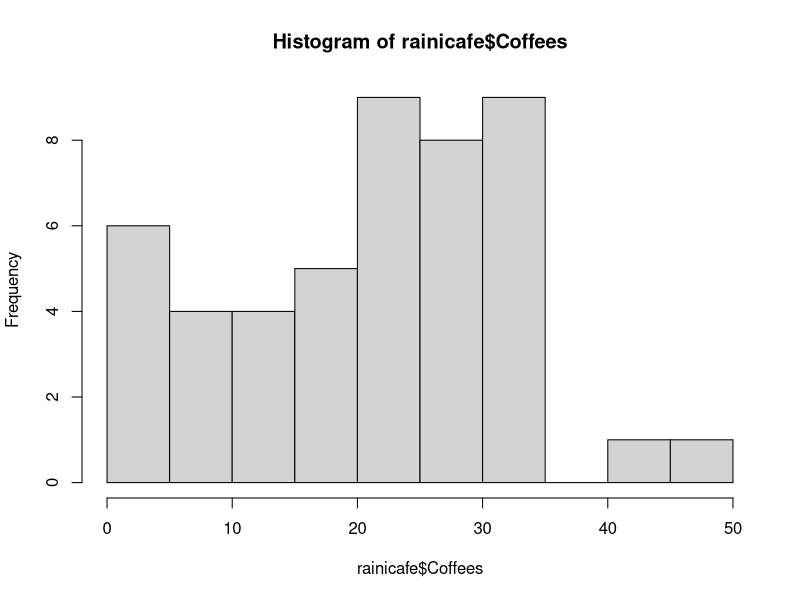
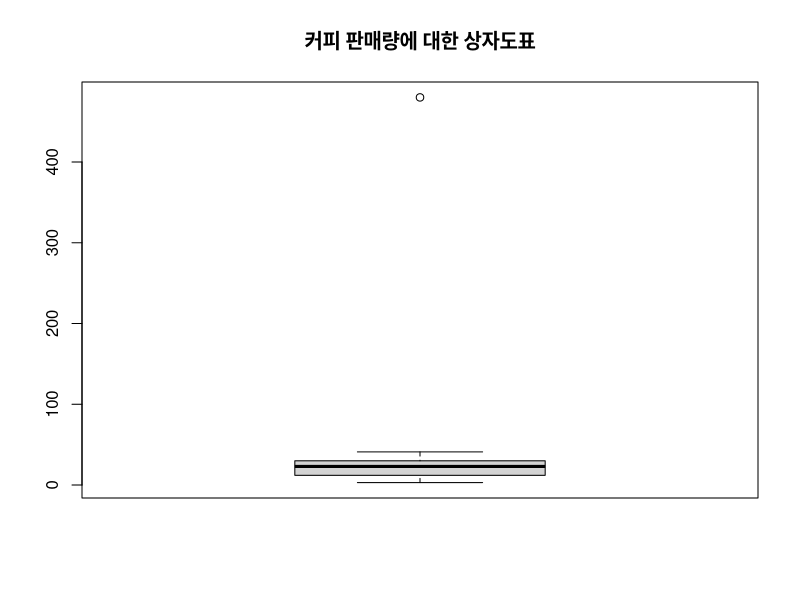
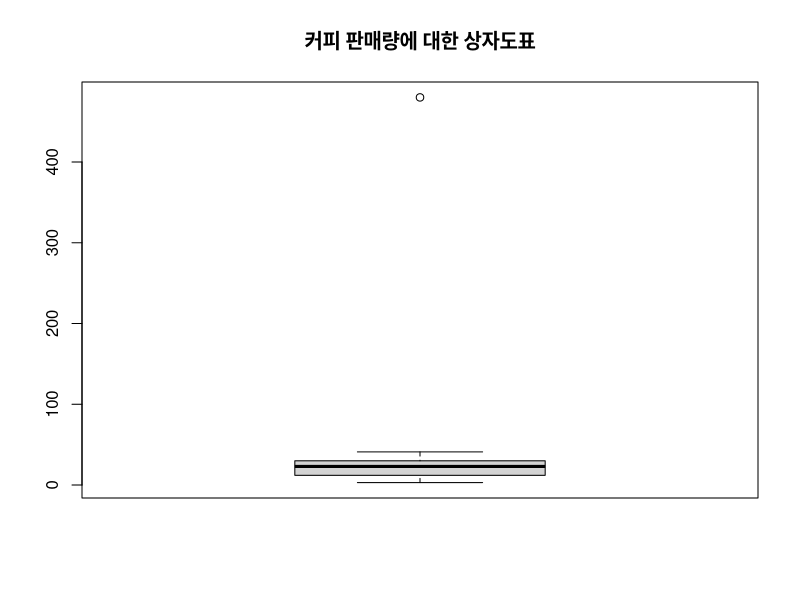
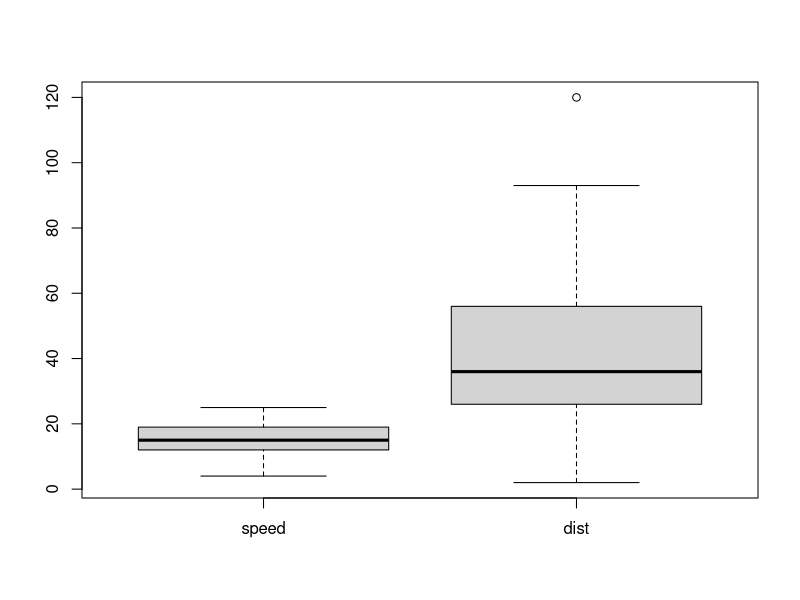

Here is the R script that generated these plots, in order:
#ch2 section 02  모수와 통계량
setwd("D:/workspace/R_Statistics/ch2")
#라니카페
rainicafe <- read.csv("cafedata.csv", stringsAsFactors = F)
str(rainicafe)
head(rainicafe)
summary(rainicafe)
dim(rainicafe)
rainicafe$Coffees
rainicafe$Coffees <- as.numeric(rainicafe$Coffees)
sort(rainicafe$Coffees)
sort(rainicafe$Coffees)[1] #최소값 
sort(rainicafe$Coffees, decreasing = T)[1] #최대값
min(rainicafe$Coffees, na.rm = T)
max(rainicafe$Coffees, na.rm = T)

#최빈값 mode
stem(rainicafe$Coffees) #최빈값
hist(rainicafe$Coffees)

#커피 주문량의 평균 
rc <- rainicafe$Coffees
weight <- 1 / (length(rc) -1)
sum(rc * weight, na.rm = T)
mean(rc,na.rm = T)

rc[rc== max(rc, na.rm = T)] <- 480
mean(rc,na.rm = T )

length(rc)
median.idx <- (1+length(rc)-1) /2
sort(rc)[median.idx]
median(rc, na.rm = T)
 
#Standard Deviation  표준 편차
height <- c(164,166,168,170,172,174,176)
height.m <- mean(height)
height.dev <- height - height.m
sum(height.dev)
height.dev
height.dev2 <- (height.dev)^2
sum(height.dev2)
sum((height.dev)^2)
variance <- sum(height.dev2) / length(height) #분산 
standard_deviation <- sqrt(variance) #표준편차
standard_deviation

mean(height)
var(height)
sd(height)

#사분위수 구하기 Quantiles 
quantile(rc, na.rm = T)
qs <- quantile(rc, na.rm = T)
#3분위수 - 1분위수 
#IQR Inter Quantile Range 사분위수 범위 
IQR(rc, na.rm = T)
qs[4]-qs[2]
bp <- boxplot(rc, main = "커피 판매량에 대한 상자도표",axes=T)$stats
summary(rc)
boxplot(rc, main = "커피 판매량에 대한 상자도표",axes=T)$stats

#이상치 (Outlier)
boxplot(cars)
summary(cars)
qs <- quantile(cars$dist)
Q <- quantile(cars$dist)
iqr <- qs[4] - qs[2]
ll <- Q[2] - 1.5 * IQR(cars$dist)
ul <- Q[4] + 1.5 * IQR(cars$dist)
upperLimit <- qs[4] + 1.5 * iqr
lowerLimit <- qs[2] - 1.5 * iqr
lowerLimit;upperLimit

cars$dist 